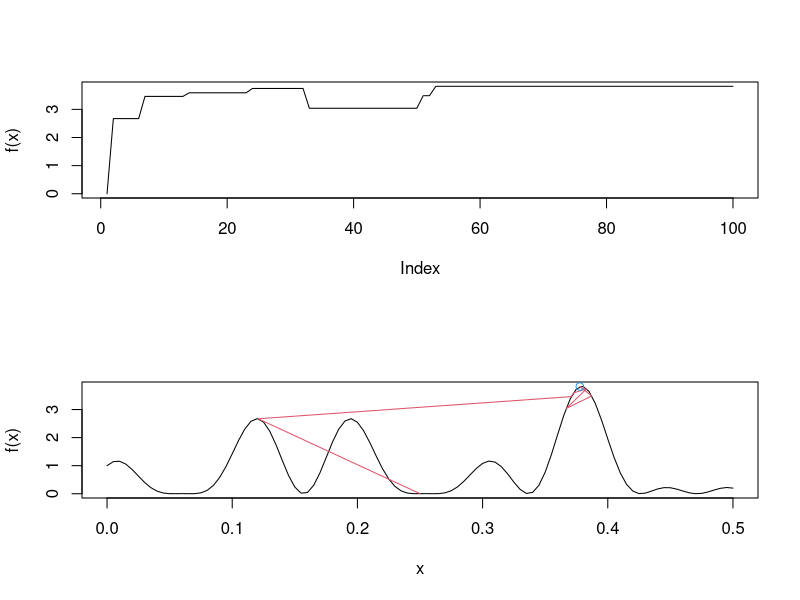
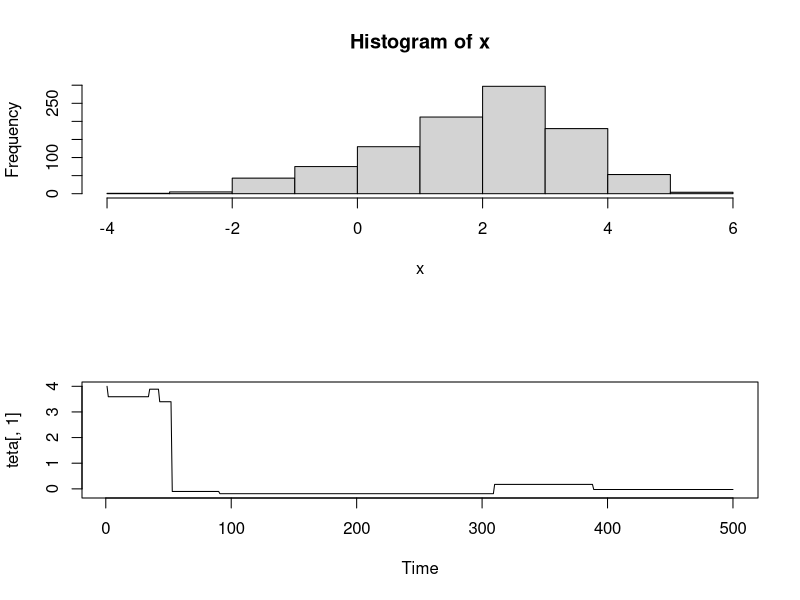
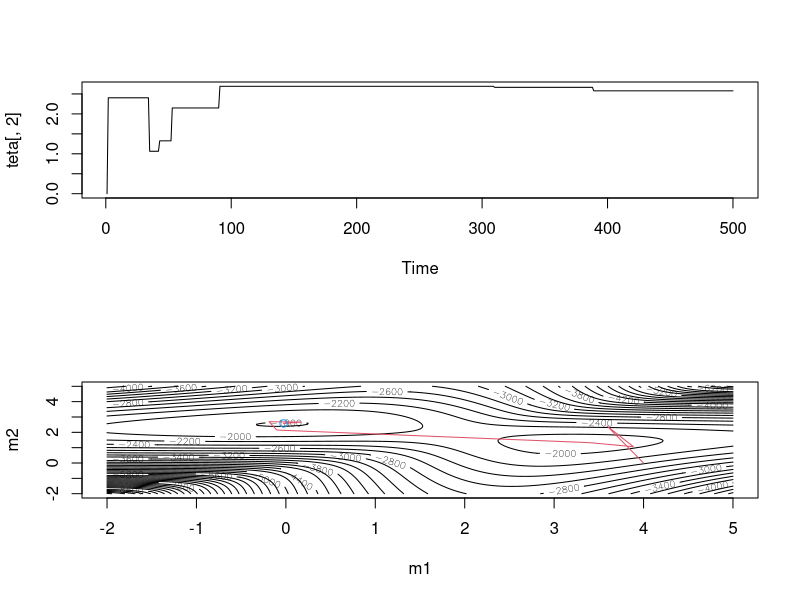

Write R code to recreate these figures, in order.

#################################################
############## Simulated Annealing
#################################################



#################################################
############## Exercício 1
#################################################


f = function(x){(cos(50*x)+sin(20*x))^2}

n.iter = 100
x = accept = rep(0,n.iter)
# chute inicial
x[1] = 0.25

for(i in 2:n.iter){
  temp = 1/log(1+i)
  d = sqrt(temp)
  x1 = runif(1,max(0,x[(i-1)]-d),min(x[(i-1)]+d,0.5))
  u = runif(1)
  prob = min(exp((f(x1)-f(x[(i-1)]))/temp),1)
  x[i] = (u <= prob)*x1 + (u > prob)*x[(i-1)]    
  accept[i] = (u <= prob)
}


### Avaliando a resposta

mean(accept[-1])
pos = which.max(f(x))
x[pos]

par(mfcol=c(2,1))
plot(f(x),type="l")
curve(f,0,0.5)
lines(x,f(x),col=2)
points(x[pos],f(x[pos]),col=4)


#################################################
############## Exercício 2
#################################################

## Simulando dados do modelo

n = 1000
m1 = 0; m2 = 2.5
p1 = 0.25; p2 = 1-p1
x1 = rnorm(p1*n,m1,1)
x2 = rnorm(p2*n,m2,1)

x = c(x1,x2)
hist(x)

#### Implemeta vero

f = function(m,x){
  m1 = m[1]
  m2 = m[2]
  sum(log(p1*dnorm(x-m1) + p2*dnorm(x-m2)))
}


#seta aneealing
n.iter = 500
teta = matrix(0,nrow=n.iter,ncol=2)
teta[1,] = c(4,0)#c(mean(x),mean(x))
f.eval = rep(0,n.iter)
f.eval[1] = f(teta[1,],x)

for(i in 2:n.iter){
  temp = 1/log(1+i)
  d = 10*sqrt(temp)
  e = runif(2,-d,d) #rnorm(2)*d
  te1 = teta[(i-1),]+e
  u = runif(1)
  prob = min(exp((f(te1,x)-f(teta[(i-1),],x))/temp),1)
  teta[i,] = (u <= prob)*te1 + (u > prob)*teta[(i-1),]    
  f.eval[i] = f(teta[i,],x)
}

#encontra o máximo
pos = which.max(f.eval)   
teta.ot = teta[pos,]    
plot.ts(teta[,1]);plot.ts(teta[,2])


## Monta plot para vizualizar otimização
f = function(m1,m2,x){
  sum(log(p1*dnorm(x-m1) + p2*dnorm(x-m2)))
}
l1 = 100
m1e = m2e = seq(from=-2,to=5,length=l1)

A = matrix(0,nrow=l1,ncol=l1)
for(i in 1:l1){
  for(j in 1:l1){
    A[i,j] = f(m1e[i],m2e[j],x) # cuidado aqui
  }
}

contour(m1e,m2e,A,nlevels = 50,xlab="m1",ylab="m2")
lines(teta[,1],teta[,2],col=2)
points(teta[pos,1],teta[pos,2],col=4)